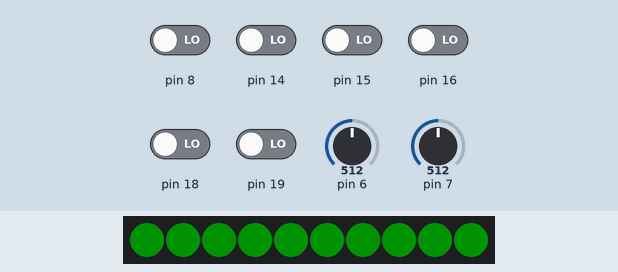
Simulated run of this sketch. Board: Arduino Uno, built with avr-gcc and run on an emulated ATmega328P. Shown: 10 RGB LEDs in strip order, left to right. The inputs (shaded band) are chosen by the test bench; at power-on: pin 8, pin 14–16, pin 18, pin 19 LOW, pin 6 = 512, pin 7 = 512. Dim RGB values are drawn brighter than linear.

Above: at 31.4 s.
At 32.48 s:
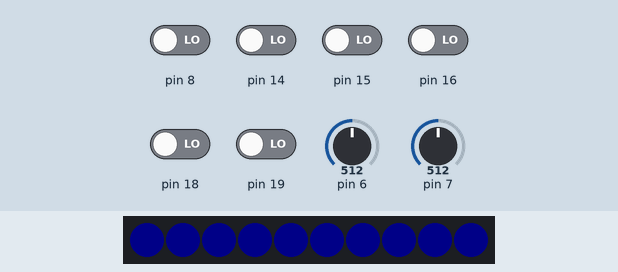
At 65.86 s:
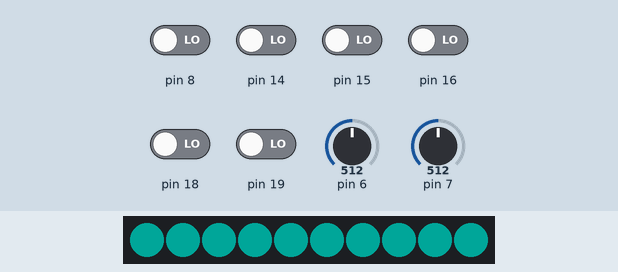
At 97.97 s:
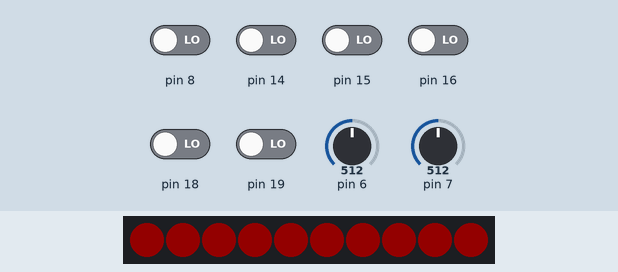

The sketch:

pixel_rgb.ino
```cpp
#include <Adafruit_NeoPixel.h>

int pin = 17;
int nPixels = 10;

class NeoPatterns : public Adafruit_NeoPixel
{
  public:

  unsigned long Interval;
  unsigned long lastUpdate;
  uint16_t Index;

  int colors[10][3] = {
   {153, 0, 0},
   {255, 69, 0},
   {255, 215, 0},
   {127, 255, 0},
   {0, 100, 0},
   {0, 191, 255},
   {0, 0, 128},
   {255, 0, 255},
   {75, 0, 130},
   {255, 192, 203}
  };

  NeoPatterns(uint16_t pixels, uint8_t pin, uint8_t type):Adafruit_NeoPixel(pixels, pin, type){}

  void Update()
  {
    if((millis() - lastUpdate) > Interval)
    {
      lastUpdate = millis();
      cycleUpdate();
    }
  }

  void cycle(uint8_t interval)
  {
    Interval = interval;
    Index = 0;
  }

  void cycleUpdate()
  {
    for(int i=0; i<numPixels(); i++)
    {
    setPixelColor(i, Color(colors[Index][0], colors[Index][1], colors[Index][2]));
    setBrightness(40);
    }
    show();
    Index++;
  }

};

NeoPatterns Strip(nPixels, pin, NEO_GRB + NEO_KHZ800);


void setup()
{
  Strip.begin();
  Strip.cycle(5);
}

void loop()
{
  Strip.Update();
}
```
